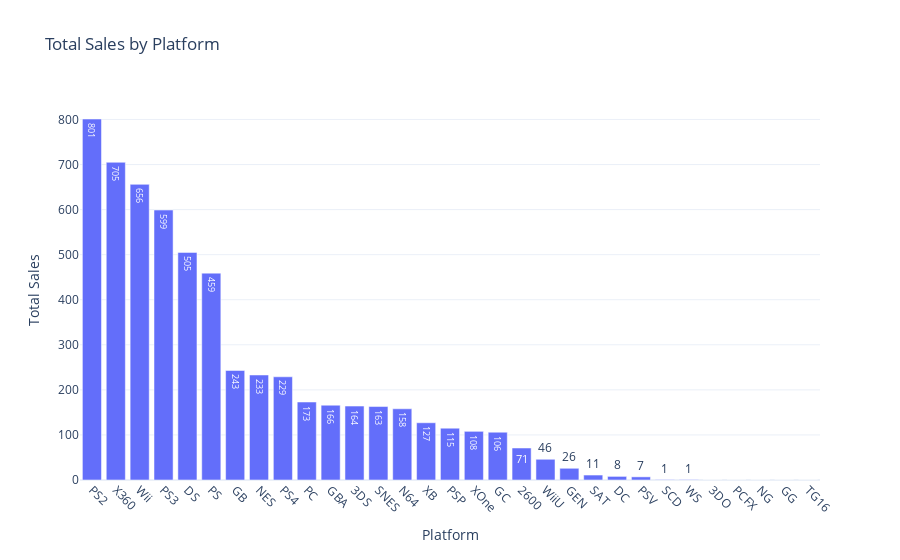

The code cell stored with this chart in its notebook:
### Markdown cell above
<h2 style="color: teal;">I wanted to see if the jumps in games released year-over-year were correlated with the release of a new platform. It seems like it might have something to it.</h2>

### Code cell
platform_sales = df.groupby('platform')['total_sales'].sum().reset_index()

platform_sales = platform_sales.sort_values(by='total_sales', ascending=False)

fig = px.bar(
    platform_sales,
    x='platform',
    y='total_sales',
    title='Total Sales by Platform',
    labels={'platform': 'Platform', 'total_sales': 'Total Sales'},
    text='total_sales')

fig.update_layout(xaxis_tickangle=45, template='plotly_white')

fig.show()

### Figure 1 — Plotly figure (JSON) as saved in the notebook; plotly's stock layout.template omitted (floating-point values rounded to 4 significant figures)
{"data": [{"alignmentgroup": "True", "hovertemplate": "Platform=%{x}<br>Total Sales=%{text}<extra></extra>", "legendgroup": "", "marker": {"color": "#636efa", "pattern": {"shape": ""}}, "name": "", "offsetgroup": "", "orientation": "v", "showlegend": false, "text": [801, 705, 656, 599, 505, 459, 243, 233, 229, 173, 166, 164, 163, 158, 127, 115, 108, 106, 71, 46, 26, 11, 8, 7, 1, 1, 0, 0, 0, 0, 0], "textposition": "auto", "type": "bar", "x": ["PS2", "X360", "Wii", "PS3", "DS", "PS", "GB", "NES", "PS4", "PC", "GBA", "3DS", "SNES", "N64", "XB", "PSP", "XOne", "GC", "2600", "WiiU", "GEN", "SAT", "DC", "PSV", "SCD", "WS", "3DO", "PCFX", "NG", "GG", "TG16"], "xaxis": "x", "y": [801, 705, 656, 599, 505, 459, 243, 233, 229, 173, 166, 164, 163, 158, 127, 115, 108, 106, 71, 46, 26, 11, 8, 7, 1, 1, 0, 0, 0, 0, 0], "yaxis": "y"}], "layout": {"barmode": "relative", "legend": {"tracegroupgap": 0}, "title": {"text": "Total Sales by Platform"}, "xaxis": {"anchor": "y", "domain": [0, 1], "tickangle": 45, "title": {"text": "Platform"}}, "yaxis": {"anchor": "x", "domain": [0, 1], "title": {"text": "Total Sales"}}}}
